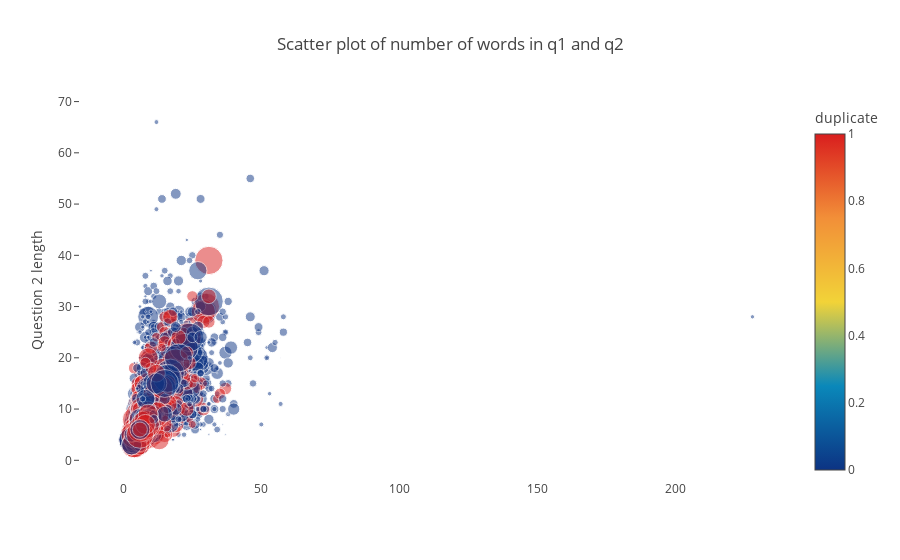

Notebook source saved alongside this figure:
### Code cell
df_subsampled = df[0:5000]

trace = go.Scatter(
    y = df_subsampled['q1_n_words'].values,
    x = df_subsampled['q2_n_words'].values,
    mode='markers',
    marker=dict(
        size= df_subsampled['word_share'].values * 60,
        color = df_subsampled['is_duplicate'].values,
        colorscale='Portland',
        showscale=True,
        opacity=0.5,
        colorbar = dict(title = 'duplicate')
    ),
    text = np.round(df_subsampled['word_share'].values, decimals=2)
)
data = [trace]

layout= go.Layout(
    autosize= True,
    title= 'Scatter plot of number of words in q1 and q2',
    hovermode= 'closest',
        xaxis=dict(
        showgrid=False,
        zeroline=False,
        showline=False
    ),
    yaxis=dict(
        title= 'Question 2 length',
        ticklen= 5,
        gridwidth= 2,
        showgrid=False,
        zeroline=False,
        showline=False,
    ),
    showlegend= False
)
fig = go.Figure(data=data, layout=layout)
py.iplot(fig,filename='scatterWords')

### Figure 1 — Plotly figure (JSON) as saved in the notebook; plotly's stock layout.template omitted (floating-point values rounded to 4 significant figures; data arrays with more than 128 entries replaced by an {"elided": "..."} marker saying what was removed)
{"data": [{"marker": {"color": {"elided": "5000 int values"}, "colorbar": {"title": "duplicate"}, "colorscale": "Portland", "opacity": 0.5, "showscale": true, "size": {"elided": "5000 float values"}}, "mode": "markers", "text": {"elided": "5000 float values"}, "type": "scatter", "x": {"elided": "5000 int values"}, "y": {"elided": "5000 int values"}}], "layout": {"autosize": true, "hovermode": "closest", "showlegend": false, "title": "Scatter plot of number of words in q1 and q2", "xaxis": {"showgrid": false, "showline": false, "zeroline": false}, "yaxis": {"gridwidth": 2, "showgrid": false, "showline": false, "ticklen": 5, "title": "Question 2 length", "zeroline": false}}}
